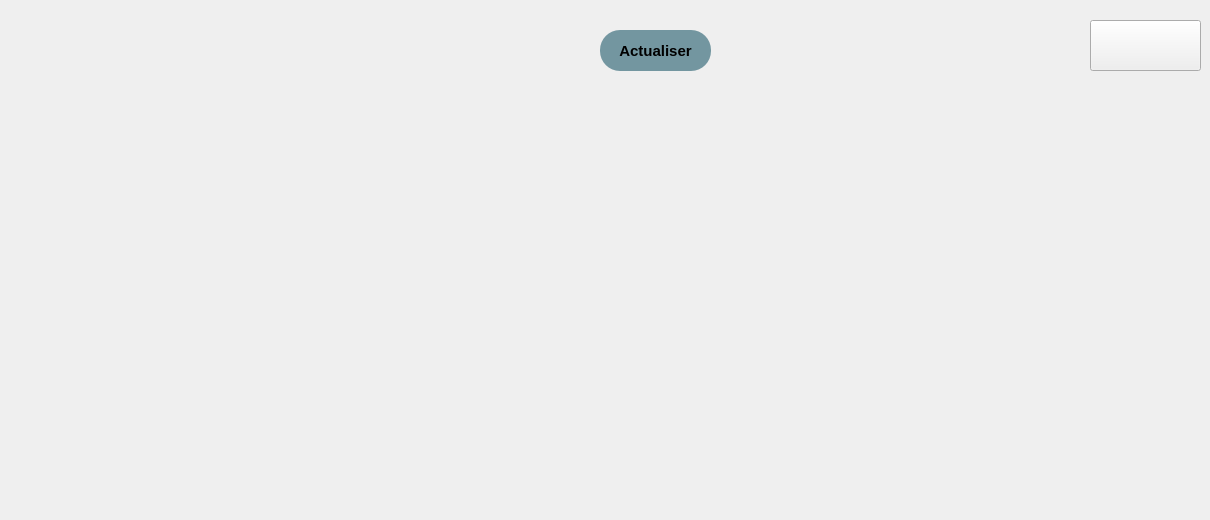
   <widget class="QWidget" name="tab_5">
    <attribute name="title">
     <string>Statistiques</string>
    </attribute>
    <widget class="QFrame" name="verticalFrame">
     <property name="geometry">
      <rect>
       <x>50</x>
       <y>80</y>
       <width>1141</width>
       <height>431</height>
      </rect>
     </property>
     <layout class="QVBoxLayout" name="verticalLayout_2"/>
    </widget>
    <widget class="QPushButton" name="actualiser">
     <property name="geometry">
      <rect>
       <x>600</x>
       <y>30</y>
       <width>111</width>
       <height>41</height>
      </rect>
     </property>
     <property name="cursor">
      <cursorShape>PointingHandCursor</cursorShape>
     </property>
     <property name="styleSheet">
      <string notr="true">QPushButton{
background:none;
    font-family: Arial, sans-serif; 
    font-weight: bold; 
    font-size: 15px; 
border : none ; 
border-radius : 0 px ;
color : black ; 
padding:2px;
background-color:  #7396A0;
border-radius: 20px;



}
QPushButton:hover{
background-color:  #638691;
border:none ; 
border-radius: 20px;

 
}


</string>
     </property>
     <property name="text">
      <string>Actualiser</string>
     </property>
     <property name="icon">
      <iconset>
       <normaloff>:/img/images/refresh_189687.png</normaloff>:/img/images/refresh_189687.png</iconset>
     </property>
    </widget>
    <widget class="QPushButton" name="pushButton_3">
     <property name="geometry">
      <rect>
       <x>1090</x>
       <y>20</y>
       <width>111</width>
       <height>51</height>
      </rect>
     </property>
     <property name="styleSheet">
      <string notr="true">QString styleSheet = &quot;QPushButton {&quot;
                     &quot;background-color: transparent;&quot;
                     &quot;border: none;&quot;
                     &quot;}&quot;
                     &quot;QPushButton::icon {&quot;
                     &quot;background-color: transparent;&quot;
                     &quot;}&quot;;
pushButton-&gt;setStyleSheet(styleSheet);
</string>
     </property>
     <property name="text">
      <string/>
     </property>
     <property name="iconSize">
      <size>
       <width>42</width>
       <height>51</height>
      </size>
     </property>
    </widget>
    <zorder>pushButton_3</zorder>
    <zorder>verticalFrame</zorder>
    <zorder>actualiser</zorder>
   </widget>
